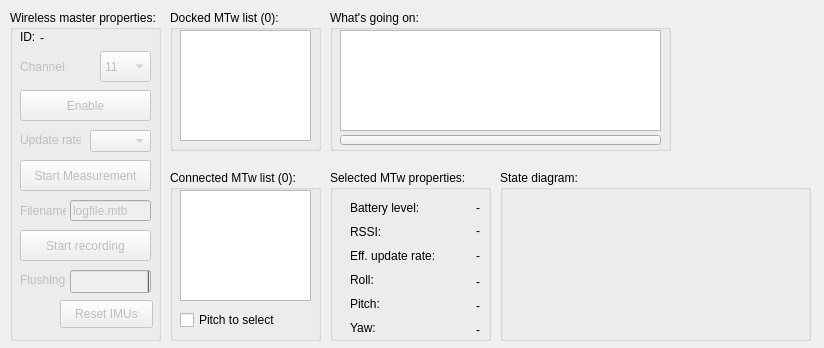
<?xml version="1.0" encoding="UTF-8"?>
<ui version="4.0">
 <class>MainWindow</class>
 <widget class="QMainWindow" name="MainWindow">
  <property name="geometry">
   <rect>
    <x>0</x>
    <y>0</y>
    <width>824</width>
    <height>348</height>
   </rect>
  </property>
  <property name="sizePolicy">
   <sizepolicy hsizetype="Fixed" vsizetype="Fixed">
    <horstretch>0</horstretch>
    <verstretch>0</verstretch>
   </sizepolicy>
  </property>
  <property name="windowTitle">
   <string>Awinda monitor</string>
  </property>
  <widget class="QWidget" name="centralWidget">
   <widget class="QGroupBox" name="connectedMtwListGroupBox">
    <property name="geometry">
     <rect>
      <x>170</x>
      <y>170</y>
      <width>151</width>
      <height>171</height>
     </rect>
    </property>
    <property name="title">
     <string>Connected MTw list (0):</string>
    </property>
    <widget class="QListWidget" name="connectedMtwList">
     <property name="geometry">
      <rect>
       <x>10</x>
       <y>20</y>
       <width>131</width>
       <height>111</height>
      </rect>
     </property>
     <property name="sortingEnabled">
      <bool>true</bool>
     </property>
    </widget>
    <widget class="QCheckBox" name="pitchToSelectCheckBox">
     <property name="geometry">
      <rect>
       <x>10</x>
       <y>140</y>
       <width>101</width>
       <height>20</height>
      </rect>
     </property>
     <property name="text">
      <string>Pitch to select</string>
     </property>
    </widget>
   </widget>
   <widget class="QGroupBox" name="mtwPropertiesGroupBox">
    <property name="geometry">
     <rect>
      <x>330</x>
      <y>170</y>
      <width>161</width>
      <height>171</height>
     </rect>
    </property>
    <property name="title">
     <string>Selected MTw properties:</string>
    </property>
    <widget class="QLabel" name="batteryLevelCaptionLabel">
     <property name="geometry">
      <rect>
       <x>20</x>
       <y>30</y>
       <width>71</width>
       <height>16</height>
      </rect>
     </property>
     <property name="text">
      <string>Battery level:</string>
     </property>
     <property name="scaledContents">
      <bool>true</bool>
     </property>
    </widget>
    <widget class="QLabel" name="effUpdateRateCaptionLabel">
     <property name="geometry">
      <rect>
       <x>20</x>
       <y>78</y>
       <width>91</width>
       <height>16</height>
      </rect>
     </property>
     <property name="text">
      <string>Eff. update rate:</string>
     </property>
    </widget>
    <widget class="QLabel" name="rssiCaptionLabel">
     <property name="enabled">
      <bool>true</bool>
     </property>
     <property name="geometry">
      <rect>
       <x>20</x>
       <y>54</y>
       <width>46</width>
       <height>16</height>
      </rect>
     </property>
     <property name="text">
      <string>RSSI:</string>
     </property>
    </widget>
    <widget class="QLabel" name="rssiLabel">
     <property name="geometry">
      <rect>
       <x>100</x>
       <y>54</y>
       <width>50</width>
       <height>13</height>
      </rect>
     </property>
     <property name="text">
      <string>-</string>
     </property>
     <property name="alignment">
      <set>Qt::AlignRight|Qt::AlignTrailing|Qt::AlignVCenter</set>
     </property>
    </widget>
    <widget class="QLabel" name="batteryLevelLabel">
     <property name="geometry">
      <rect>
       <x>100</x>
       <y>30</y>
       <width>50</width>
       <height>16</height>
      </rect>
     </property>
     <property name="layoutDirection">
      <enum>Qt::LeftToRight</enum>
     </property>
     <property name="text">
      <string>-</string>
     </property>
     <property name="alignment">
      <set>Qt::AlignRight|Qt::AlignTrailing|Qt::AlignVCenter</set>
     </property>
    </widget>
    <widget class="QLabel" name="effUpdateRateLabel">
     <property name="geometry">
      <rect>
       <x>100</x>
       <y>78</y>
       <width>50</width>
       <height>16</height>
      </rect>
     </property>
     <property name="text">
      <string>-</string>
     </property>
     <property name="alignment">
      <set>Qt::AlignRight|Qt::AlignTrailing|Qt::AlignVCenter</set>
     </property>
    </widget>
    <widget class="QLabel" name="rollLabel">
     <property name="geometry">
      <rect>
       <x>79</x>
       <y>102</y>
       <width>71</width>
       <height>20</height>
      </rect>
     </property>
     <property name="text">
      <string>-</string>
     </property>
     <property name="alignment">
      <set>Qt::AlignRight|Qt::AlignTrailing|Qt::AlignVCenter</set>
     </property>
    </widget>
    <widget class="QLabel" name="rollCaptionLabel">
     <property name="geometry">
      <rect>
       <x>20</x>
       <y>102</y>
       <width>46</width>
       <height>16</height>
      </rect>
     </property>
     <property name="text">
      <string>Roll:</string>
     </property>
    </widget>
    <widget class="QLabel" name="yawCaptionLabel">
     <property name="geometry">
      <rect>
       <x>20</x>
       <y>150</y>
       <width>46</width>
       <height>16</height>
      </rect>
     </property>
     <property name="text">
      <string>Yaw:</string>
     </property>
    </widget>
    <widget class="QLabel" name="pitchLabel">
     <property name="geometry">
      <rect>
       <x>79</x>
       <y>126</y>
       <width>71</width>
       <height>20</height>
      </rect>
     </property>
     <property name="text">
      <string>-</string>
     </property>
     <property name="alignment">
      <set>Qt::AlignRight|Qt::AlignTrailing|Qt::AlignVCenter</set>
     </property>
    </widget>
    <widget class="QLabel" name="pitchCaptionLabel">
     <property name="geometry">
      <rect>
       <x>20</x>
       <y>126</y>
       <width>46</width>
       <height>16</height>
      </rect>
     </property>
     <property name="text">
      <string>Pitch:</string>
     </property>
    </widget>
    <widget class="QLabel" name="yawLabel">
     <property name="geometry">
      <rect>
       <x>79</x>
       <y>150</y>
       <width>71</width>
       <height>20</height>
      </rect>
     </property>
     <property name="text">
      <string>-</string>
     </property>
     <property name="alignment">
      <set>Qt::AlignRight|Qt::AlignTrailing|Qt::AlignVCenter</set>
     </property>
    </widget>
   </widget>
   <widget class="QGroupBox" name="stationPropertiesGroupBox">
    <property name="geometry">
     <rect>
      <x>10</x>
      <y>10</y>
      <width>151</width>
      <height>331</height>
     </rect>
    </property>
    <property name="title">
     <string>Wireless master properties:</string>
    </property>
    <widget class="QLabel" name="updateRateCaptionLabel">
     <property name="enabled">
      <bool>false</bool>
     </property>
     <property name="geometry">
      <rect>
       <x>10</x>
       <y>120</y>
       <width>61</width>
       <height>20</height>
      </rect>
     </property>
     <property name="text">
      <string>Update rate:</string>
     </property>
    </widget>
    <widget class="QComboBox" name="allowedUpdateRatesComboBox">
     <property name="enabled">
      <bool>false</bool>
     </property>
     <property name="geometry">
      <rect>
       <x>80</x>
       <y>120</y>
       <width>61</width>
       <height>22</height>
      </rect>
     </property>
    </widget>
    <widget class="QLabel" name="channelCaptionLabel">
     <property name="enabled">
      <bool>false</bool>
     </property>
     <property name="geometry">
      <rect>
       <x>10</x>
       <y>50</y>
       <width>46</width>
       <height>13</height>
      </rect>
     </property>
     <property name="text">
      <string>Channel:</string>
     </property>
    </widget>
    <widget class="QComboBox" name="channelComboBox">
     <property name="enabled">
      <bool>false</bool>
     </property>
     <property name="geometry">
      <rect>
       <x>90</x>
       <y>41</y>
       <width>51</width>
       <height>31</height>
      </rect>
     </property>
     <item>
      <property name="text">
       <string>11</string>
      </property>
     </item>
     <item>
      <property name="text">
       <string>12</string>
      </property>
     </item>
     <item>
      <property name="text">
       <string>13</string>
      </property>
     </item>
     <item>
      <property name="text">
       <string>14</string>
      </property>
     </item>
     <item>
      <property name="text">
       <string>15</string>
      </property>
     </item>
     <item>
      <property name="text">
       <string>16</string>
      </property>
     </item>
     <item>
      <property name="text">
       <string>17</string>
      </property>
     </item>
     <item>
      <property name="text">
       <string>18</string>
      </property>
     </item>
     <item>
      <property name="text">
       <string>19</string>
      </property>
     </item>
     <item>
      <property name="text">
       <string>20</string>
      </property>
     </item>
     <item>
      <property name="text">
       <string>21</string>
      </property>
     </item>
     <item>
      <property name="text">
       <string>22</string>
      </property>
     </item>
     <item>
      <property name="text">
       <string>23</string>
      </property>
     </item>
     <item>
      <property name="text">
       <string>24</string>
      </property>
     </item>
     <item>
      <property name="text">
       <string>25</string>
      </property>
     </item>
    </widget>
    <widget class="QLabel" name="stationIdCaptionLabel">
     <property name="geometry">
      <rect>
       <x>10</x>
       <y>20</y>
       <width>46</width>
       <height>13</height>
      </rect>
     </property>
     <property name="text">
      <string>ID:</string>
     </property>
    </widget>
    <widget class="QLabel" name="stationIdLabel">
     <property name="geometry">
      <rect>
       <x>30</x>
       <y>20</y>
       <width>61</width>
       <height>16</height>
      </rect>
     </property>
     <property name="text">
      <string>-</string>
     </property>
     <property name="scaledContents">
      <bool>false</bool>
     </property>
    </widget>
    <widget class="QPushButton" name="enableButton">
     <property name="enabled">
      <bool>false</bool>
     </property>
     <property name="geometry">
      <rect>
       <x>10</x>
       <y>80</y>
       <width>131</width>
       <height>31</height>
      </rect>
     </property>
     <property name="text">
      <string>Enable</string>
     </property>
    </widget>
    <widget class="QPushButton" name="startMeasurementButton">
     <property name="enabled">
      <bool>false</bool>
     </property>
     <property name="geometry">
      <rect>
       <x>10</x>
       <y>150</y>
       <width>131</width>
       <height>31</height>
      </rect>
     </property>
     <property name="text">
      <string>Start Measurement</string>
     </property>
    </widget>
    <widget class="QPushButton" name="recordingButton">
     <property name="enabled">
      <bool>false</bool>
     </property>
     <property name="geometry">
      <rect>
       <x>10</x>
       <y>220</y>
       <width>131</width>
       <height>31</height>
      </rect>
     </property>
     <property name="text">
      <string>Start recording</string>
     </property>
    </widget>
    <widget class="QLineEdit" name="logFilenameEdit">
     <property name="enabled">
      <bool>false</bool>
     </property>
     <property name="geometry">
      <rect>
       <x>60</x>
       <y>190</y>
       <width>81</width>
       <height>21</height>
      </rect>
     </property>
     <property name="text">
      <string>logfile.mtb</string>
     </property>
    </widget>
    <widget class="QLabel" name="logFilenameCaptionLabel">
     <property name="enabled">
      <bool>false</bool>
     </property>
     <property name="geometry">
      <rect>
       <x>10</x>
       <y>190</y>
       <width>46</width>
       <height>21</height>
      </rect>
     </property>
     <property name="text">
      <string>Filename:</string>
     </property>
    </widget>
    <widget class="QProgressBar" name="flushingProgressBar">
     <property name="enabled">
      <bool>false</bool>
     </property>
     <property name="geometry">
      <rect>
       <x>60</x>
       <y>260</y>
       <width>81</width>
       <height>23</height>
      </rect>
     </property>
     <property name="value">
      <number>0</number>
     </property>
     <property name="textVisible">
      <bool>false</bool>
     </property>
     <property name="invertedAppearance">
      <bool>true</bool>
     </property>
    </widget>
    <widget class="QLabel" name="flushingCaptionLabel">
     <property name="enabled">
      <bool>false</bool>
     </property>
     <property name="geometry">
      <rect>
       <x>10</x>
       <y>260</y>
       <width>46</width>
       <height>20</height>
      </rect>
     </property>
     <property name="text">
      <string>Flushing:</string>
     </property>
    </widget>
    <widget class="QPushButton" name="resetIMUs">
     <property name="enabled">
      <bool>false</bool>
     </property>
     <property name="geometry">
      <rect>
       <x>50</x>
       <y>290</y>
       <width>93</width>
       <height>28</height>
      </rect>
     </property>
     <property name="text">
      <string>Reset IMUs</string>
     </property>
    </widget>
   </widget>
   <widget class="QGroupBox" name="loggingGroupBox">
    <property name="geometry">
     <rect>
      <x>330</x>
      <y>10</y>
      <width>341</width>
      <height>141</height>
     </rect>
    </property>
    <property name="title">
     <string>What's going on:</string>
    </property>
    <widget class="QTextBrowser" name="logWindow">
     <property name="geometry">
      <rect>
       <x>10</x>
       <y>20</y>
       <width>321</width>
       <height>101</height>
      </rect>
     </property>
    </widget>
    <widget class="QPushButton" name="clearLogPushButton">
     <property name="geometry">
      <rect>
       <x>10</x>
       <y>125</y>
       <width>321</width>
       <height>10</height>
      </rect>
     </property>
     <property name="text">
      <string/>
     </property>
    </widget>
   </widget>
   <widget class="QGroupBox" name="stateMachineImageGroupBox">
    <property name="geometry">
     <rect>
      <x>500</x>
      <y>170</y>
      <width>311</width>
      <height>171</height>
     </rect>
    </property>
    <property name="title">
     <string>State diagram:</string>
    </property>
    <widget class="QLabel" name="stateDiagramLabel">
     <property name="geometry">
      <rect>
       <x>10</x>
       <y>20</y>
       <width>291</width>
       <height>141</height>
      </rect>
     </property>
     <property name="text">
      <string>&lt;State diagram&gt;</string>
     </property>
    </widget>
   </widget>
   <widget class="QGroupBox" name="dockedMtwListGroupBox">
    <property name="geometry">
     <rect>
      <x>170</x>
      <y>10</y>
      <width>151</width>
      <height>141</height>
     </rect>
    </property>
    <property name="title">
     <string>Docked MTw list (0):</string>
    </property>
    <widget class="QListWidget" name="dockedMtwList">
     <property name="geometry">
      <rect>
       <x>10</x>
       <y>20</y>
       <width>131</width>
       <height>111</height>
      </rect>
     </property>
     <property name="sortingEnabled">
      <bool>true</bool>
     </property>
    </widget>
   </widget>
   <widget class="QLabel" name="logoLabel">
    <property name="geometry">
     <rect>
      <x>690</x>
      <y>20</y>
      <width>121</width>
      <height>131</height>
     </rect>
    </property>
    <property name="text">
     <string>&lt;Logo label&gt;</string>
    </property>
   </widget>
  </widget>
 </widget>
 <layoutdefault spacing="6" margin="11"/>
 <resources/>
 <connections/>
</ui>
